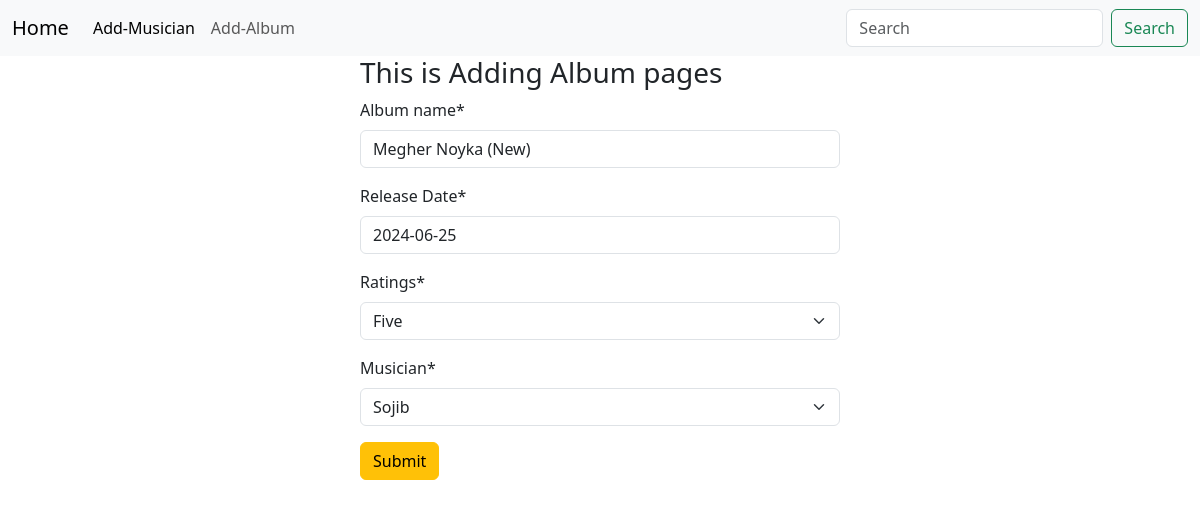
Page /album/edit/11 on the committed database.
### Album/models.py (models this page shows, shortened)
class AlbumForm(models.Model):
    Album_name = models.CharField(max_length=50)
    Release_Date = models.DateField(default=datetime.date.today)
    Ratings = models.IntegerField(choices=Ratings.choices,default=1)
    musician = models.ForeignKey(MusicianForm, on_delete=models.CASCADE)

### Album/views.py (the view)
# urls.py: path('edit/<int:id>',views.edited,name='edits'),
def edited(request,id):
    edit=models.AlbumForm.objects.get(pk=id)
    edits_form=forms.AlbumModelForm(instance=edit)
    if request.method=='POST':
        edits_form=forms.AlbumModelForm(request.POST,instance=edit)
        if edits_form.is_valid():
            edits_form.save()
            return redirect('homepages')
    return render(request,'album.html',{'form':edits_form})

### Album/forms.py
class AlbumModelForm(forms.ModelForm):
    class Meta:
        model=models.AlbumForm
        fields='__all__'

### musician/models.py (called while the page is built)
    def __str__(self):
        return self.First_name

### Album/templates/album.html (shortened to what this page needs)
{% extends "base.html" %}
{% load crispy_forms_tags %}
{% block content %}
<form  style="width: 40%;margin: auto;" method="post">
     <h3>This is Adding Album pages</h3>
    {{form | crispy }}
    <button class="btn btn-warning">Submit</button>
</form>
{% endblock %}

### rows in the picture
AlbumForm: Album_name "Megher Noyka (New)", Release_Date "2024-06-25", Ratings "Five", musician "Sojib"
